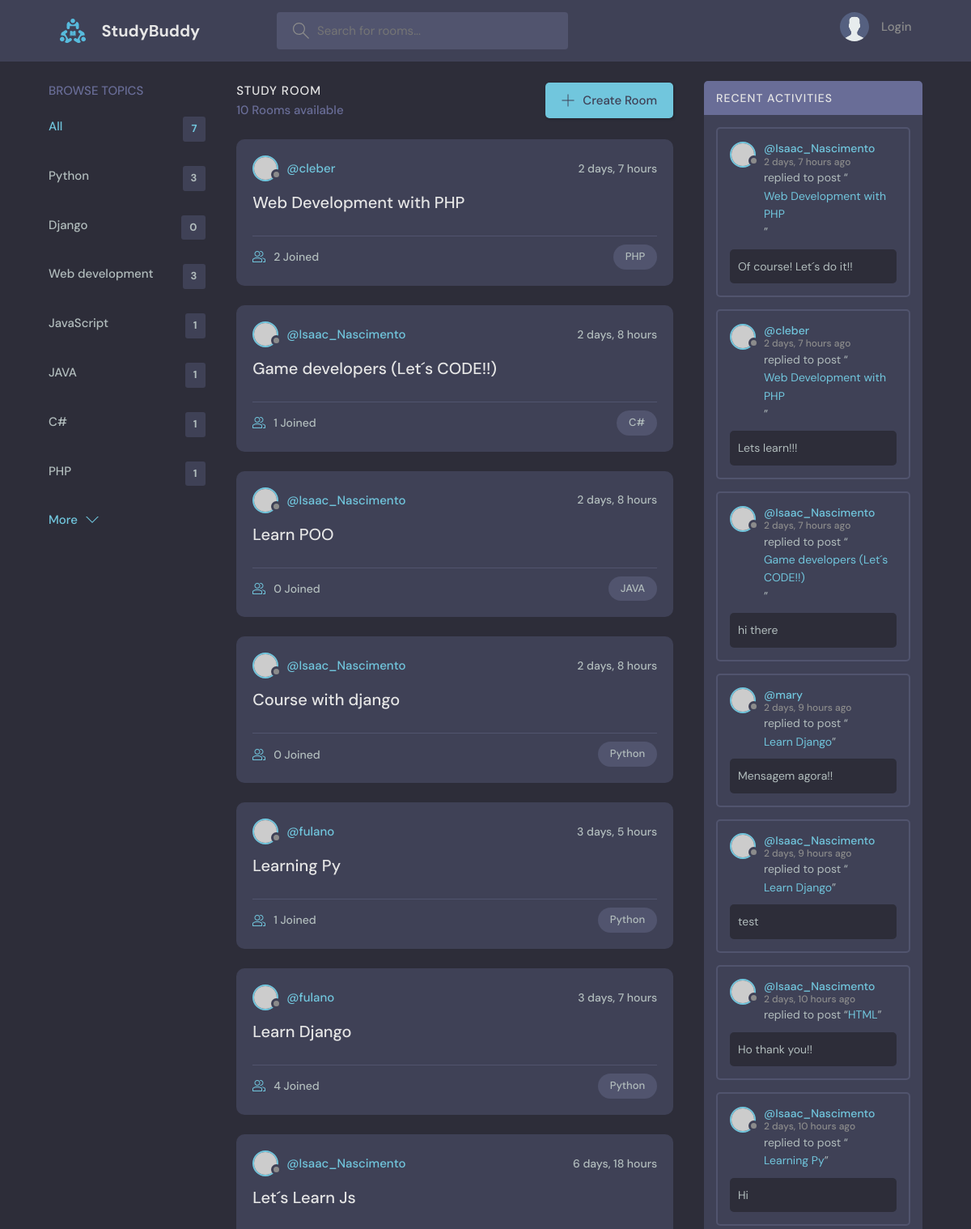
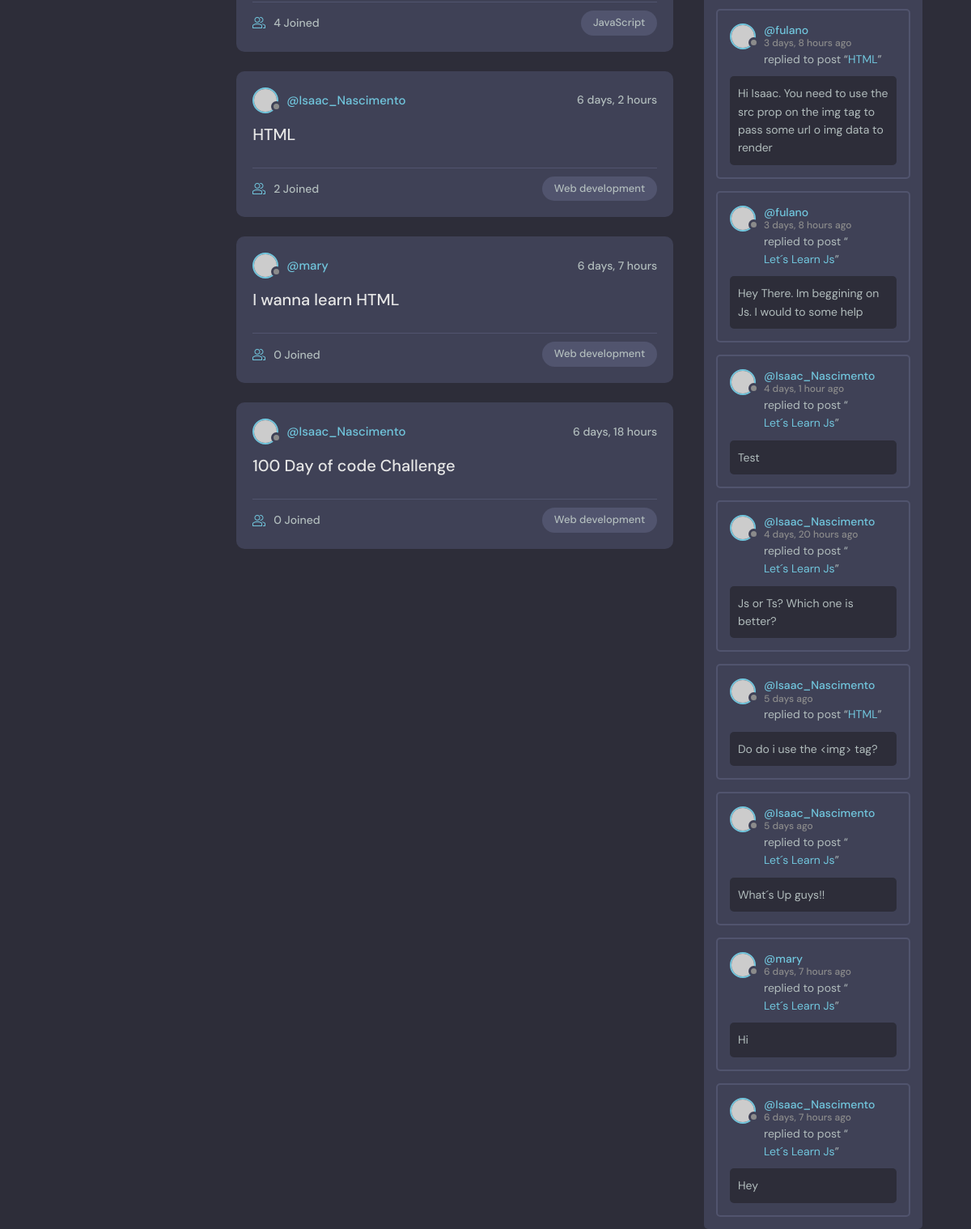
Before: / with the older database file (2 pictures, top to bottom).
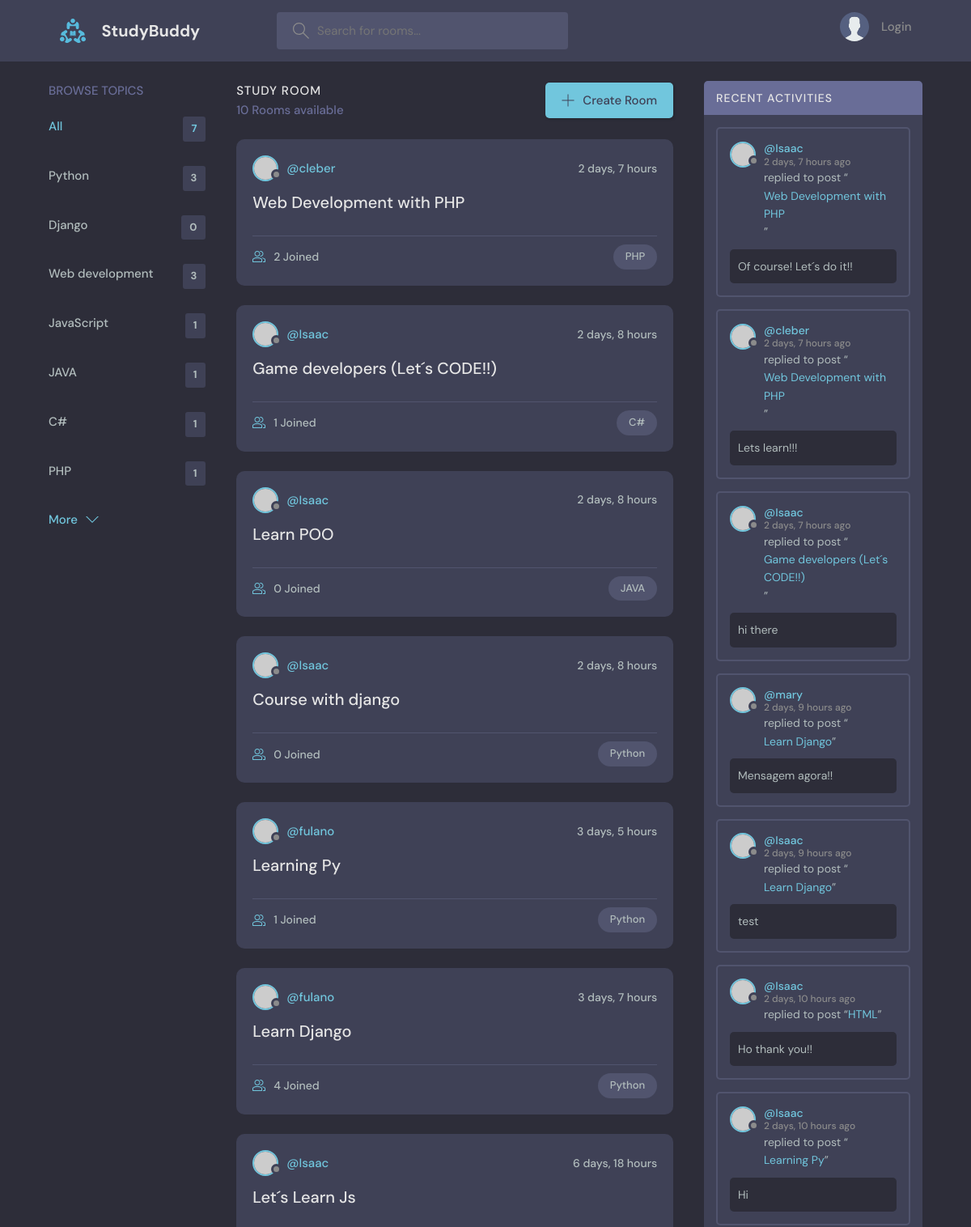
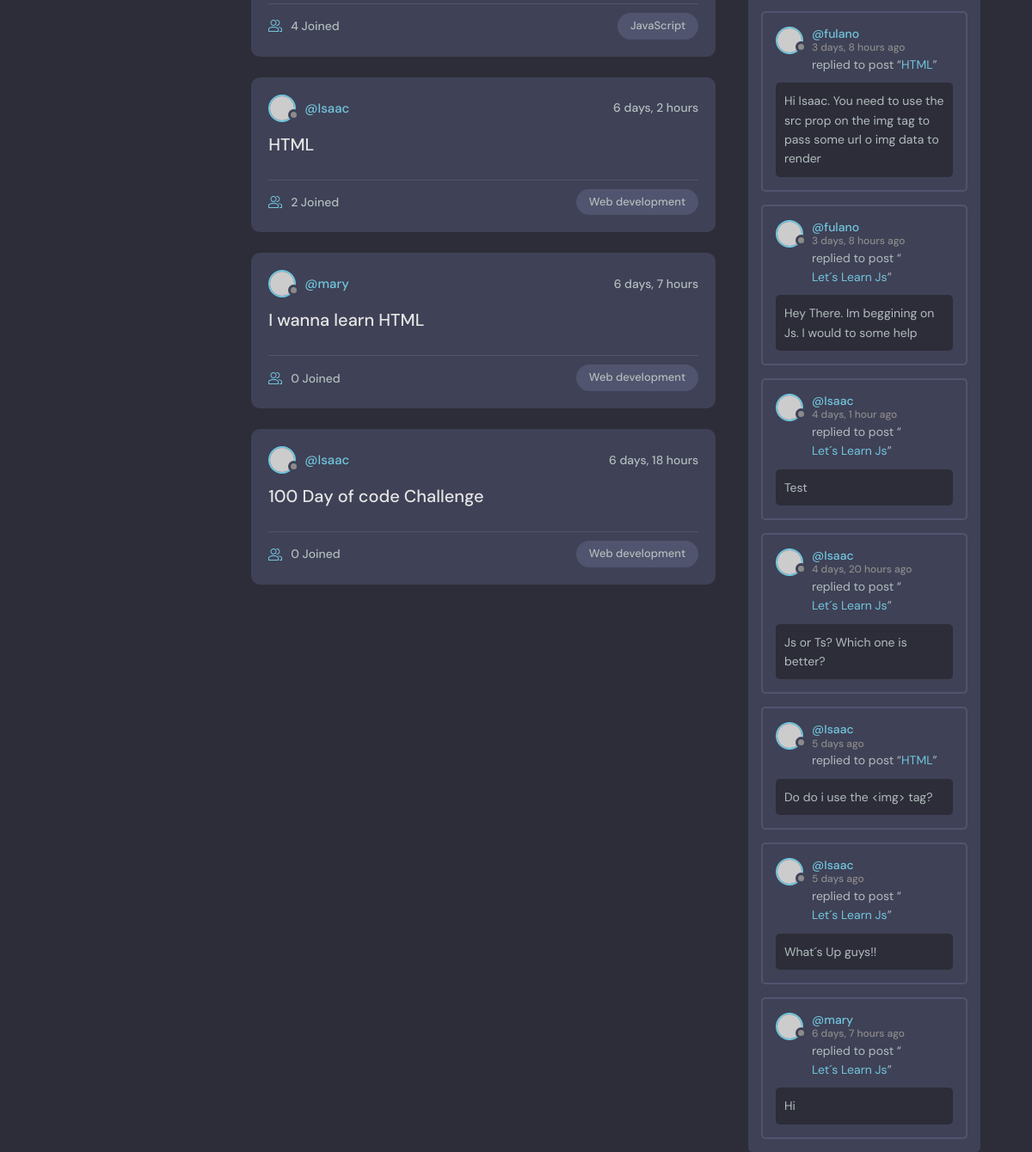
After: the same page with the newer database file (2 pictures, top to bottom).
### base/models.py (models this page shows, shortened)
class Topic(models.Model):
    name = models.CharField(max_length=200);

class Room(models.Model):
    host = models.ForeignKey(User, on_delete=models.SET_NULL, null=True);
    topic = models.ForeignKey(Topic, on_delete=models.SET_NULL, null=True);
    name = models.CharField(max_length=200);
    description = models.TextField(null=True, blank=True);
    participants = models.ManyToManyField(User, related_name='participants', blank=True);
    update = models.DateTimeField(auto_now=True);
    created = models.DateTimeField(auto_now_add=True);
    class Meta:
        ordering = ['-update', '-created'];

class Message(models.Model):
    user = models.ForeignKey(User, on_delete=models.CASCADE);
    room = models.ForeignKey(Room, on_delete=models.CASCADE);
    body = models.TextField();
    update = models.DateTimeField(auto_now=True);
    created = models.DateTimeField(auto_now_add=True);
    class Meta:
        ordering = ['-update', '-created'];

### base/views.py (the view)
# urls.py: path('', views.home, name='home'),
def home(req):
    q = req.GET.get('q') if req.GET.get('q') != None else '';
    rooms = Room.objects.filter(
        Q(topic__name__icontains=q) |
        Q(name__icontains=q) |
        Q(description__icontains=q)
        );
    room_count = rooms.count();
    topics = Topic.objects.all();
    room = Room.objects.all();
    room_messages = Message.objects.filter(Q(room__topic__name__icontains=q));
    context = {
        'rooms': rooms,
        'topics': topics,
        'room_count': room_count,
        'room_messages': room_messages
        };
    return render(req, 'base/home.html', context);

### base/templates/base/home.html (shortened to what this page needs)
{% extends 'index.html' %} {% block content %}
<main class="layout layout--3">
  <div class="container">
    {% include 'base/components/topics_component.html' %}
    <div class="roomList">
      <div class="roomList__header">
        <div>
          <h2>Study Room</h2>
          <p>{{room_count}} Rooms available</p>
        </div>
        <a class="btn btn--main" href="{% url 'create-room' %}">
          <svg
            version="1.1"
            xmlns="http://www.w3.org/2000/svg"
            width="32"
            height="32"
            viewBox="0 0 32 32"
          >
            <title>add</title>
            <path
              d="M16.943 0.943h-1.885v14.115h-14.115v1.885h14.115v14.115h1.885v-14.115h14.115v-1.885h-14.115v-14.115z"
            ></path>
          </svg>
          Create Room
        </a>
      </div>
      {% include 'base/components/feed_component.html' %}
    </div>
    {% include 'base/components/activity_component.html' %}
  </div>
</main>
{% endblock content %}

### base/templates/base/components/topics_component.html
<div class="topics">
  <div class="topics__header">
    <h2>Browse Topics</h2>
  </div>
  <ul class="topics__list">
    <li>
      <a href="{% url 'home'%}" class="active">All <span>{{topics.count}}</span></a>
    </li>
    {% for topic in topics %}
    <li>
      <div>
        <a href="{% url 'home' %}?q={{topic.name}}"">{{topic.name}}
          <span>{{topic.room_set.all.count}}</span>
        </a>
      </div>
      {% endfor %}
    </li>
  </ul>
  <a class="btn btn--link" href="#">
    More
    <svg version="1.1" xmlns="http://www.w3.org/2000/svg" width="32" height="32" viewBox="0 0 32 32">
      <title>chevron-down</title>
      <path d="M16 21l-13-13h-3l16 16 16-16h-3l-13 13z"></path>
    </svg>
  </a>
</div>

### base/templates/base/components/feed_component.html (shortened to what this page needs)
{% for room in rooms %}
<div class="roomListRoom">
  <div class="roomListRoom__header">
    <a href="{% url 'user-profile' room.host.id %}" class="roomListRoom__author">
      <div class="avatar avatar--small">
        <img src="https://randomuser.me/api/portraits/women/11.jpg" />
      </div>
      <span>@{{room.host.username}}</span>
    </a>
    <div class="roomListRoom__actions">
      <span>{{room.created|timesince}}</span>
    </div>
  </div>
  <div class="roomListRoom__content">
    <a href="{% url 'room' room.id %}">{{room.name}}</a>
  </div>
  <div class="roomListRoom__meta">
    <a href="{% url 'room' room.id %}" class="roomListRoom__joined">
      {{room.participants.all.count}} Joined
    </a>
    <p class="roomListRoom__topic">{{room.topic.name}}</p>
  </div>
</div>
{% endfor %}

### base/templates/base/components/activity_component.html (shortened to what this page needs)
<div class="activities">
  <div class="activities__header">
    <h2>Recent Activities</h2>
  </div>
  {% for message in room_messages %}
  <div class="activities__box">
    <div class="activities__boxHeader roomListRoom__header">
      <a
        href="{% url 'user-profile' message.user.id %}"
        class="roomListRoom__author"
      >
        <div class="avatar avatar--small">
          <img src="https://randomuser.me/api/portraits/women/11.jpg" />
        </div>
        <p>
          @{{message.user}}
          <span>{{message.created|timesince}} ago</span>
        </p>
      </a>
    </div>
    <div class="activities__boxContent">
      <p>
        replied to post “<a href="{% url 'room' message.room.id %}">{{message.room.name}}</a>”
      </p>
      <div class="activities__boxRoomContent">
        {{message.body}}
      </div>
    </div>
  </div>
  {% endfor %}
</div>

Changed rows visible on the page:
removed Message: user "Isaac_Nascimento", created "6 days, 7 hours", room.name "Let´s Learn Js", body "Hey"
changed through a linked row, Room "Game developers (Let´s CODE!!)": host.username "Isaac_Nascimento" → "Isaac"
changed through a linked row, Room "Learn POO": host.username "Isaac_Nascimento" → "Isaac"
changed through a linked row, Room "Course with django": host.username "Isaac_Nascimento" → "Isaac"
changed through a linked row, Room "Let´s Learn Js": host.username "Isaac_Nascimento" → "Isaac"
changed through a linked row, Room "HTML": host.username "Isaac_Nascimento" → "Isaac"
changed through a linked row, Room "100 Day of code Challenge": host.username "Isaac_Nascimento" → "Isaac"
changed through a linked row, Message "Of course! Let´s do it!!": user "Isaac_Nascimento" → "Isaac"
changed through a linked row, Message "hi there": user "Isaac_Nascimento" → "Isaac"
changed through a linked row, Message "test": user "Isaac_Nascimento" → "Isaac"
changed through a linked row, Message "Ho thank you!!": user "Isaac_Nascimento" → "Isaac"
changed through a linked row, Message "Learning Py": user "Isaac_Nascimento" → "Isaac"
changed through a linked row, Message "Test": user "Isaac_Nascimento" → "Isaac"
changed through a linked row, Message "Js or Ts? Which one is better?": user "Isaac_Nascimento" → "Isaac"
changed through a linked row, Message "Do do i use the <img> tag?": user "Isaac_Nascimento" → "Isaac"
changed through a linked row, Message "What´s Up guys!!": user "Isaac_Nascimento" → "Isaac"
